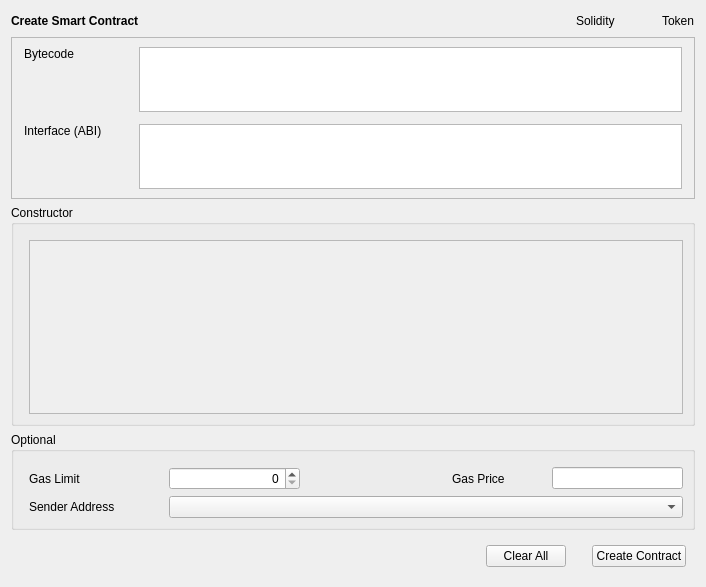
<?xml version="1.0" encoding="UTF-8"?>
<ui version="4.0">
 <class>CreateContract</class>
 <widget class="QWidget" name="CreateContract">
  <property name="geometry">
   <rect>
    <x>0</x>
    <y>0</y>
    <width>706</width>
    <height>587</height>
   </rect>
  </property>
  <property name="windowTitle">
   <string>Form</string>
  </property>
  <layout class="QVBoxLayout" name="verticalLayout_7">
   <item>
    <widget class="QStackedWidget" name="stackedWidget">
     <property name="currentIndex">
      <number>0</number>
     </property>
     <widget class="QWidget" name="createContractPage">
      <layout class="QVBoxLayout" name="verticalLayout_8">
       <property name="leftMargin">
        <number>0</number>
       </property>
       <property name="topMargin">
        <number>0</number>
       </property>
       <property name="rightMargin">
        <number>0</number>
       </property>
       <property name="bottomMargin">
        <number>0</number>
       </property>
       <item>
        <layout class="QHBoxLayout" name="horizontalLayout">
         <item>
          <widget class="QLabel" name="labelTitle">
           <property name="font">
            <font>
             <weight>75</weight>
             <bold>true</bold>
            </font>
           </property>
           <property name="text">
            <string>Create Smart Contract</string>
           </property>
          </widget>
         </item>
         <item>
          <spacer name="horizontalSpacer_4">
           <property name="orientation">
            <enum>Qt::Horizontal</enum>
           </property>
           <property name="sizeHint" stdset="0">
            <size>
             <width>40</width>
             <height>20</height>
            </size>
           </property>
          </spacer>
         </item>
         <item>
          <widget class="QLabel" name="labelSolidity">
           <property name="minimumSize">
            <size>
             <width>80</width>
             <height>0</height>
            </size>
           </property>
           <property name="text">
            <string>Solidity</string>
           </property>
          </widget>
         </item>
         <item>
          <widget class="QLabel" name="labelToken">
           <property name="text">
            <string>Token</string>
           </property>
          </widget>
         </item>
        </layout>
       </item>
       <item>
        <widget class="QFrame" name="frameContract">
         <property name="sizePolicy">
          <sizepolicy hsizetype="Preferred" vsizetype="Fixed">
           <horstretch>0</horstretch>
           <verstretch>0</verstretch>
          </sizepolicy>
         </property>
         <property name="frameShape">
          <enum>QFrame::StyledPanel</enum>
         </property>
         <property name="frameShadow">
          <enum>QFrame::Raised</enum>
         </property>
         <layout class="QVBoxLayout" name="verticalLayout_10">
          <property name="leftMargin">
           <number>0</number>
          </property>
          <property name="rightMargin">
           <number>0</number>
          </property>
          <item>
           <layout class="QGridLayout" name="gridLayout">
            <property name="leftMargin">
             <number>12</number>
            </property>
            <property name="rightMargin">
             <number>12</number>
            </property>
            <property name="horizontalSpacing">
             <number>15</number>
            </property>
            <property name="verticalSpacing">
             <number>12</number>
            </property>
            <item row="0" column="1">
             <widget class="QValidatedTextEdit" name="textEditBytecode">
              <property name="sizePolicy">
               <sizepolicy hsizetype="Expanding" vsizetype="Fixed">
                <horstretch>0</horstretch>
                <verstretch>0</verstretch>
               </sizepolicy>
              </property>
              <property name="maximumSize">
               <size>
                <width>16777215</width>
                <height>65</height>
               </size>
              </property>
              <property name="horizontalScrollBarPolicy">
               <enum>Qt::ScrollBarAlwaysOff</enum>
              </property>
             </widget>
            </item>
            <item row="0" column="0">
             <layout class="QVBoxLayout" name="verticalLayout">
              <item>
               <widget class="QLabel" name="labelBytecode">
                <property name="sizePolicy">
                 <sizepolicy hsizetype="Fixed" vsizetype="Preferred">
                  <horstretch>0</horstretch>
                  <verstretch>0</verstretch>
                 </sizepolicy>
                </property>
                <property name="minimumSize">
                 <size>
                  <width>100</width>
                  <height>0</height>
                 </size>
                </property>
                <property name="text">
                 <string>Bytecode</string>
                </property>
               </widget>
              </item>
              <item>
               <spacer name="verticalSpacer_2">
                <property name="orientation">
                 <enum>Qt::Vertical</enum>
                </property>
                <property name="sizeHint" stdset="0">
                 <size>
                  <width>20</width>
                  <height>40</height>
                 </size>
                </property>
               </spacer>
              </item>
             </layout>
            </item>
            <item row="1" column="1">
             <widget class="QValidatedTextEdit" name="textEditInterface">
              <property name="sizePolicy">
               <sizepolicy hsizetype="Expanding" vsizetype="Fixed">
                <horstretch>0</horstretch>
                <verstretch>0</verstretch>
               </sizepolicy>
              </property>
              <property name="maximumSize">
               <size>
                <width>16777215</width>
                <height>65</height>
               </size>
              </property>
              <property name="horizontalScrollBarPolicy">
               <enum>Qt::ScrollBarAlwaysOff</enum>
              </property>
             </widget>
            </item>
            <item row="1" column="0">
             <layout class="QVBoxLayout" name="verticalLayout_3">
              <item>
               <widget class="QLabel" name="labelInterface">
                <property name="sizePolicy">
                 <sizepolicy hsizetype="Fixed" vsizetype="Preferred">
                  <horstretch>0</horstretch>
                  <verstretch>0</verstretch>
                 </sizepolicy>
                </property>
                <property name="minimumSize">
                 <size>
                  <width>100</width>
                  <height>0</height>
                 </size>
                </property>
                <property name="text">
                 <string>Interface (ABI)</string>
                </property>
               </widget>
              </item>
              <item>
               <spacer name="verticalSpacer">
                <property name="orientation">
                 <enum>Qt::Vertical</enum>
                </property>
                <property name="sizeHint" stdset="0">
                 <size>
                  <width>20</width>
                  <height>40</height>
                 </size>
                </property>
               </spacer>
              </item>
             </layout>
            </item>
           </layout>
          </item>
         </layout>
        </widget>
       </item>
       <item>
        <widget class="QGroupBox" name="groupBoxConstructor">
         <property name="title">
          <string>Constructor</string>
         </property>
         <layout class="QVBoxLayout" name="verticalLayout_2">
          <property name="leftMargin">
           <number>15</number>
          </property>
          <property name="topMargin">
           <number>15</number>
          </property>
          <item>
           <widget class="QScrollArea" name="scrollAreaConstructor">
            <property name="widgetResizable">
             <bool>true</bool>
            </property>
            <widget class="QWidget" name="scrollAreaWidgetContents">
             <property name="geometry">
              <rect>
               <x>0</x>
               <y>0</y>
               <width>647</width>
               <height>150</height>
              </rect>
             </property>
             <layout class="QVBoxLayout" name="verticalLayout_5"/>
            </widget>
           </widget>
          </item>
         </layout>
        </widget>
       </item>
       <item>
        <widget class="QGroupBox" name="groupBoxOptional">
         <property name="title">
          <string>Optional</string>
         </property>
         <layout class="QGridLayout" name="gridLayout_2">
          <property name="leftMargin">
           <number>15</number>
          </property>
          <property name="topMargin">
           <number>15</number>
          </property>
          <property name="horizontalSpacing">
           <number>10</number>
          </property>
          <property name="verticalSpacing">
           <number>6</number>
          </property>
          <item row="2" column="1" colspan="4">
           <widget class="AddressField" name="lineEditSenderAddress">
            <property name="minimumSize">
             <size>
              <width>370</width>
              <height>0</height>
             </size>
            </property>
           </widget>
          </item>
          <item row="2" column="0">
           <widget class="QLabel" name="labelSenderAddress">
            <property name="sizePolicy">
             <sizepolicy hsizetype="Fixed" vsizetype="Preferred">
              <horstretch>0</horstretch>
              <verstretch>0</verstretch>
             </sizepolicy>
            </property>
            <property name="minimumSize">
             <size>
              <width>130</width>
              <height>0</height>
             </size>
            </property>
            <property name="text">
             <string>Sender Address</string>
            </property>
           </widget>
          </item>
          <item row="0" column="3">
           <widget class="QLabel" name="labelGasPrice">
            <property name="sizePolicy">
             <sizepolicy hsizetype="Preferred" vsizetype="Preferred">
              <horstretch>0</horstretch>
              <verstretch>0</verstretch>
             </sizepolicy>
            </property>
            <property name="minimumSize">
             <size>
              <width>90</width>
              <height>0</height>
             </size>
            </property>
            <property name="text">
             <string>Gas Price</string>
            </property>
           </widget>
          </item>
          <item row="0" column="0">
           <widget class="QLabel" name="labelGasLimit">
            <property name="sizePolicy">
             <sizepolicy hsizetype="Fixed" vsizetype="Preferred">
              <horstretch>0</horstretch>
              <verstretch>0</verstretch>
             </sizepolicy>
            </property>
            <property name="minimumSize">
             <size>
              <width>130</width>
              <height>0</height>
             </size>
            </property>
            <property name="text">
             <string>Gas Limit</string>
            </property>
           </widget>
          </item>
          <item row="0" column="1">
           <widget class="QSpinBox" name="lineEditGasLimit">
            <property name="sizePolicy">
             <sizepolicy hsizetype="Expanding" vsizetype="Fixed">
              <horstretch>0</horstretch>
              <verstretch>0</verstretch>
             </sizepolicy>
            </property>
            <property name="alignment">
             <set>Qt::AlignRight|Qt::AlignTrailing|Qt::AlignVCenter</set>
            </property>
           </widget>
          </item>
          <item row="0" column="4">
           <widget class="BitcoinAmountField" name="lineEditGasPrice"/>
          </item>
          <item row="0" column="2">
           <spacer name="horizontalSpacer_5">
            <property name="orientation">
             <enum>Qt::Horizontal</enum>
            </property>
            <property name="sizeType">
             <enum>QSizePolicy::Expanding</enum>
            </property>
            <property name="sizeHint" stdset="0">
             <size>
              <width>60</width>
              <height>20</height>
             </size>
            </property>
           </spacer>
          </item>
         </layout>
        </widget>
       </item>
      </layout>
     </widget>
    </widget>
   </item>
   <item>
    <layout class="QHBoxLayout" name="horizontalLayout_3">
     <property name="leftMargin">
      <number>9</number>
     </property>
     <property name="topMargin">
      <number>9</number>
     </property>
     <property name="rightMargin">
      <number>9</number>
     </property>
     <property name="bottomMargin">
      <number>9</number>
     </property>
     <item>
      <spacer name="horizontalSpacer">
       <property name="orientation">
        <enum>Qt::Horizontal</enum>
       </property>
       <property name="sizeType">
        <enum>QSizePolicy::Expanding</enum>
       </property>
       <property name="sizeHint" stdset="0">
        <size>
         <width>40</width>
         <height>20</height>
        </size>
       </property>
      </spacer>
     </item>
     <item>
      <widget class="QPushButton" name="pushButtonClearAll">
       <property name="text">
        <string>Clear All</string>
       </property>
      </widget>
     </item>
     <item>
      <spacer name="horizontalSpacer_3">
       <property name="orientation">
        <enum>Qt::Horizontal</enum>
       </property>
       <property name="sizeType">
        <enum>QSizePolicy::Fixed</enum>
       </property>
       <property name="sizeHint" stdset="0">
        <size>
         <width>20</width>
         <height>20</height>
        </size>
       </property>
      </spacer>
     </item>
     <item>
      <widget class="QPushButton" name="pushButtonCreateContract">
       <property name="text">
        <string>Create Contract</string>
       </property>
      </widget>
     </item>
    </layout>
   </item>
  </layout>
 </widget>
 <customwidgets>
  <customwidget>
   <class>BitcoinAmountField</class>
   <extends>QLineEdit</extends>
   <header>qt/bitcoinamountfield.h</header>
   <container>1</container>
  </customwidget>
  <customwidget>
   <class>QValidatedTextEdit</class>
   <extends>QTextEdit</extends>
   <header>qt/qvalidatedtextedit.h</header>
  </customwidget>
  <customwidget>
   <class>AddressField</class>
   <extends>QComboBox</extends>
   <header>qt/addressfield.h</header>
  </customwidget>
 </customwidgets>
 <resources/>
 <connections/>
</ui>
